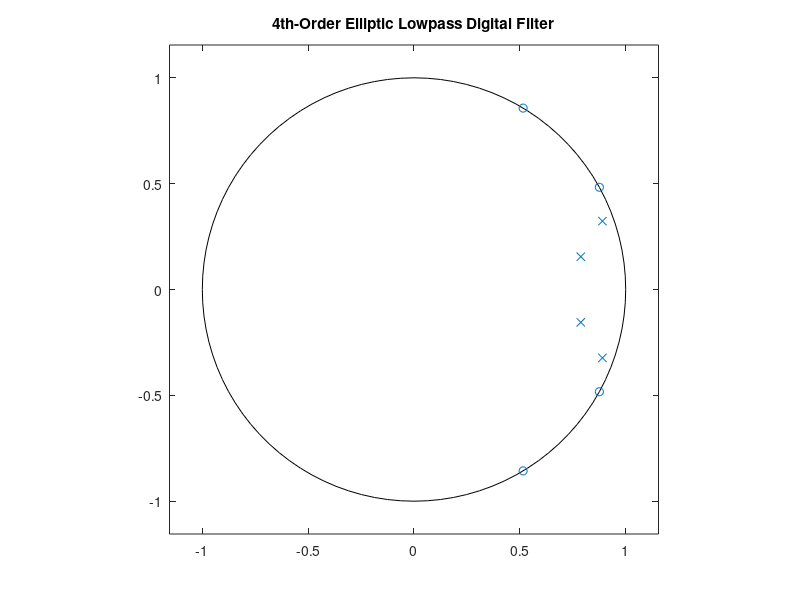

Write the MATLAB code that produced this figure. (Note: this script raises an error after producing the figure.)
[z,p,k] = ellip(4,0.1,30,0.1);
[b,a] = zp2tf(z,p,k);


figure
zplane(z,p)
grid
title('4th-Order Elliptic Lowpass Digital Filter')

[hw,fw] = zerophase(b,a,1024,"whole");

z = roots(b);
p = roots(a);

figure
plot3(cos(fw),sin(fw),hw)
hold on
plot3(cos(fw),sin(fw),zeros(size(fw)),'--')
plot3(real(z),imag(z),zeros(size(z)),'o')
plot3(real(p),imag(p),zeros(size(p)),'x')
hold off
xlabel("Real")
ylabel("Imaginary")
view(35,40)
grid

figure
freqz(b,a,10000)